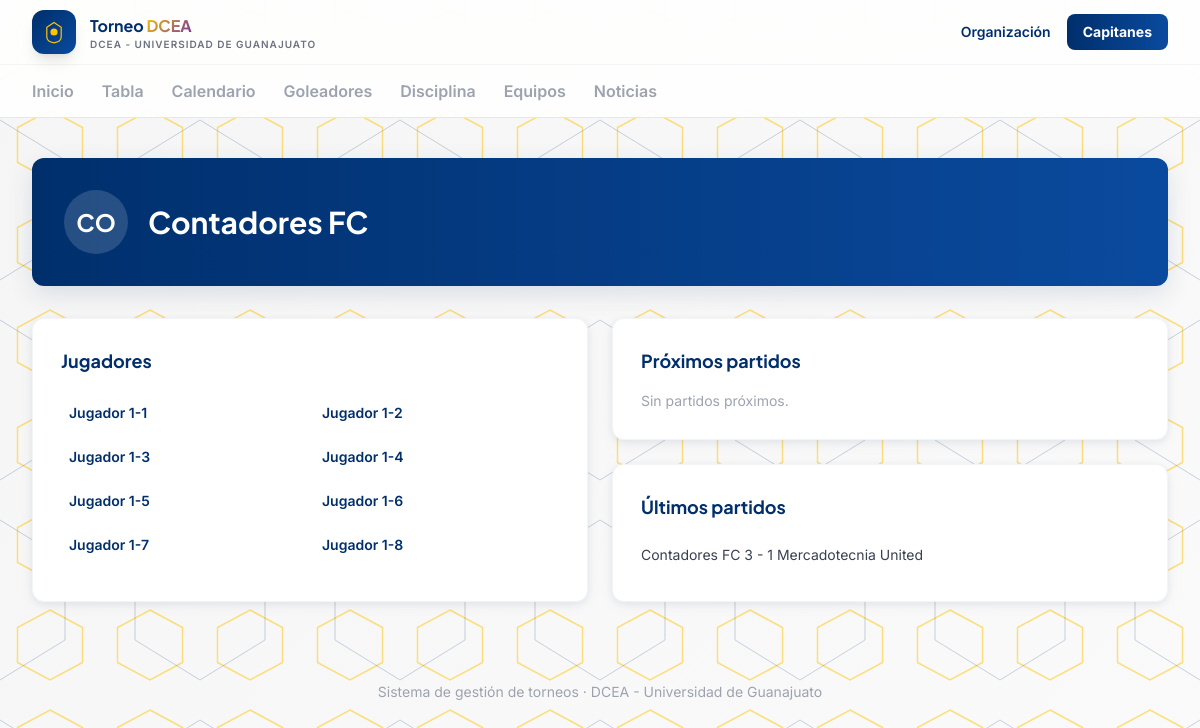
Screenshot of /equipos/1 with the database file from the repository.
### app/models/core.py (models this page shows)
class Organizacion(db.Model):
    __tablename__ = "organizaciones"
    id = db.Column(db.Integer, primary_key=True)
    nombre = db.Column(db.String(150), nullable=False)
    logo_url = db.Column(db.String(300))
    torneos = db.relationship("Torneo", backref="organizacion", lazy=True)
    equipos = db.relationship("Equipo", backref="organizacion", lazy=True)
    canchas = db.relationship("Cancha", backref="organizacion", lazy=True)
    arbitros = db.relationship("Arbitro", backref="organizacion", lazy=True)
    noticias = db.relationship("Noticia", backref="organizacion", lazy=True)

### app/models/equipos.py (models this page shows, shortened)
class Equipo(db.Model):
    __tablename__ = "equipos"
    id = db.Column(db.Integer, primary_key=True)
    organizacion_id = db.Column(db.Integer, db.ForeignKey("organizaciones.id"), nullable=False)
    nombre = db.Column(db.String(120), nullable=False)
    escudo_url = db.Column(db.String(300))
    capitan_id = db.Column(db.Integer, db.ForeignKey("usuarios.id"))
    inscripciones = db.relationship("Inscripcion", backref="equipo", lazy=True)
    rosters = db.relationship("Roster", backref="equipo", lazy=True)
    def jugadores_temporada(self, temporada_id):
        return [r.jugador for r in self.rosters if r.temporada_id == temporada_id]
    def partidos(self):
        from app.models.partidos import Partido
        return Partido.query.filter(
            db.or_(Partido.equipo_local_id == self.id, Partido.equipo_visitante_id == self.id)
        ).all()

class Jugador(db.Model):
    __tablename__ = "jugadores"
    id = db.Column(db.Integer, primary_key=True)
    usuario_id = db.Column(db.Integer, db.ForeignKey("usuarios.id"))
    nombre = db.Column(db.String(120), nullable=False)
    foto_url = db.Column(db.String(300))
    fecha_nacimiento = db.Column(db.Date)
    rosters = db.relationship("Roster", backref="jugador", lazy=True)

### app/models/partidos.py (models this page shows, shortened)
class Partido(db.Model):
    __tablename__ = "partidos"
    id = db.Column(db.Integer, primary_key=True)
    jornada_id = db.Column(db.Integer, db.ForeignKey("jornadas.id"), nullable=False)
    equipo_local_id = db.Column(db.Integer, db.ForeignKey("equipos.id"), nullable=False)
    equipo_visitante_id = db.Column(db.Integer, db.ForeignKey("equipos.id"), nullable=False)
    cancha_id = db.Column(db.Integer, db.ForeignKey("canchas.id"))
    arbitro_id = db.Column(db.Integer, db.ForeignKey("arbitros.id"))
    fecha = db.Column(db.Date, nullable=False)
    hora = db.Column(db.Time, nullable=False)
    estado = db.Column(db.String(20), default="programado")
    resultado_local = db.Column(db.Integer)
    resultado_visitante = db.Column(db.Integer)
    nota = db.Column(db.String(300))  # motivo de suspension, etc.
    costo_arbitraje = db.Column(db.Integer, default=400)
    arbitraje_pagado_local = db.Column(db.Boolean, default=False)
    arbitraje_pagado_visitante = db.Column(db.Boolean, default=False)
    recordatorio_dia_antes_enviado = db.Column(db.Boolean, default=False)
    recordatorio_hora_antes_enviado = db.Column(db.Boolean, default=False)
    equipo_local = db.relationship("Equipo", foreign_keys=[equipo_local_id])
    equipo_visitante = db.relationship("Equipo", foreign_keys=[equipo_visitante_id])
    eventos = db.relationship("EventoPartido", backref="partido", lazy=True)
    detalles = db.relationship("DetallePartidoEquipo", backref="partido", lazy=True)

### app/routes/public.py (the view)
@public_bp.route("/equipos/<int:equipo_id>")
def equipo_detalle(equipo_id):
    equipo = Equipo.query.get_or_404(equipo_id)
    temporada = Temporada.query.first()
    jugadores = equipo.jugadores_temporada(temporada.id) if temporada else []
    partidos = sorted(equipo.partidos(), key=lambda p: p.fecha)
    proximos = [p for p in partidos if p.estado == "programado"]
    jugados = [p for p in partidos if p.estado == "jugado"]
    return render_template(
        "public/equipo.html", equipo=equipo, jugadores=jugadores,
        proximos=proximos, jugados=jugados,
    )

### app/templates/public/equipo.html (shortened to what this page needs)
{% extends "public/base.html" %}
{% block content %}
<div class="bg-gradient-to-r from-navy to-navy-light rounded-xl shadow-elevation p-8 text-white mb-8 flex items-center gap-5">
  <div class="w-16 h-16 rounded-full bg-white/15 flex items-center justify-center text-white font-display font-bold text-2xl flex-shrink-0">
    {{ equipo.nombre[:2].upper() }}
  </div>
  <h1 class="font-display text-2xl sm:text-3xl font-bold">{{ equipo.nombre }}</h1>
</div>
<div class="grid lg:grid-cols-2 gap-6">
  <div class="bg-white rounded-xl shadow-card border border-gray-100 p-7">
    <h3 class="font-display text-lg font-bold text-navy mb-5">Jugadores</h3>
    {% if jugadores %}
      <div class="grid sm:grid-cols-2 gap-2">
        {% for j in jugadores %}
          <a href="{{ url_for('public.jugador_detalle', jugador_id=j.id) }}" class="text-sm font-semibold text-navy hover:text-gold-dark p-2 rounded-lg hover:bg-gray-50">{{ j.nombre }}</a>
        {% endfor %}
      </div>
    {% else %}
      <p class="text-gray-400 text-sm">Sin jugadores registrados.</p>
    {% endif %}
  </div>
  <div class="space-y-6">
    <div class="bg-white rounded-xl shadow-card border border-gray-100 p-7">
      <h3 class="font-display text-lg font-bold text-navy mb-4">Próximos partidos</h3>
      {% for p in proximos %}
        <div class="flex items-center justify-between py-2 border-b border-gray-100 last:border-0">
          <span class="text-sm text-gray-700">{{ p.equipo_local.nombre }} vs {{ p.equipo_visitante.nombre }}</span>
          <span class="text-xs text-gray-500 font-semibold">{{ p.fecha.strftime('%d/%m') }}</span>
        </div>
      {% else %}
        <p class="text-gray-400 text-sm">Sin partidos próximos.</p>
      {% endfor %}
    </div>
    <div class="bg-white rounded-xl shadow-card border border-gray-100 p-7">
      <h3 class="font-display text-lg font-bold text-navy mb-4">Últimos partidos</h3>
      {% for p in jugados[-5:] %}
        <a href="{{ url_for('public.partido_detalle', partido_id=p.id) }}" class="flex items-center justify-between py-2 border-b border-gray-100 last:border-0 hover:text-gold-dark">
          <span class="text-sm text-gray-700">{{ p.equipo_local.nombre }} {{ p.resultado_local }} - {{ p.resultado_visitante }} {{ p.equipo_visitante.nombre }}</span>
        </a>
      {% else %}
        <p class="text-gray-400 text-sm">Sin partidos jugados.</p>
      {% endfor %}
    </div>
  </div>
</div>
{% endblock %}

### app/templates/public/base.html (shortened to what this page needs)
<!DOCTYPE html>
<html lang="es">
<head>
<script src="https://cdn.tailwindcss.com"></script>
</head>
<body>
<header class="sticky top-0 z-40 bg-white/85 backdrop-blur-xl border-b border-gray-200">
  <div class="max-w-7xl mx-auto px-5 sm:px-8 h-16 flex items-center justify-between">
    <a href="{{ url_for('public.home') }}" class="flex items-center gap-3.5">
      <div class="w-11 h-11 rounded-xl bg-gradient-to-br from-navy to-navy-light flex items-center justify-center shadow-lg">
        <svg width="24" height="24" viewBox="0 0 40 40" fill="none">
          <path d="M20 4 L32 12 V28 C32 34 28 37 20 38 C12 37 8 34 8 28 V12 Z" stroke="#FFC400" stroke-width="2" fill="none"/>
          <circle cx="20" cy="20" r="6" fill="#FFC400"/>
        </svg>
      </div>
      <div class="leading-tight">
        <p class="font-display font-bold text-navy text-[15px] sm:text-base">Torneo <span class="gradient-accent">DCEA</span></p>
        <p class="text-[10px] text-gray-500 tracking-widest uppercase font-semibold hidden sm:block">{{ organizacion.nombre if organizacion else 'Sitio público' }}</p>
      </div>
    </a>
    <div class="flex items-center gap-4">
      <a href="{{ url_for('admin.login') }}" class="text-sm font-semibold text-navy hover:text-gold hidden sm:inline">Organización</a>
      <a href="{{ url_for('capitan.login') }}" class="bg-gradient-to-r from-navy to-navy-light hover:shadow-lg text-white text-sm font-bold px-4 py-2 rounded-lg transition-all">Capitanes</a>
    </div>
  </div>
  <nav class="max-w-7xl mx-auto px-5 sm:px-8 flex gap-7 border-t border-gray-100 overflow-x-auto">
    {% macro navlink(endpoint, label) %}
      <a href="{{ url_for(endpoint) }}" class="tab-link {{ 'active' if request.endpoint == endpoint }}">{{ label }}</a>
    {% endmacro %}
    {{ navlink('public.home', 'Inicio') }}
    {{ navlink('public.tabla_posiciones', 'Tabla') }}
    {{ navlink('public.calendario', 'Calendario') }}
    {{ navlink('public.goleadores', 'Goleadores') }}
    {{ navlink('public.disciplina', 'Disciplina') }}
    {{ navlink('public.equipos', 'Equipos') }}
    {{ navlink('public.noticias', 'Noticias') }}
  </nav>
</header>
<main class="max-w-7xl mx-auto px-5 sm:px-8 py-10">
  {% block content %}{% endblock %}
</main>
<footer class="text-center py-10 text-gray-400 text-sm">
  Sistema de gestión de torneos &middot; {{ organizacion.nombre if organizacion else '' }}
</footer>
</body>
</html>

### app/templates/public/base.html (style rules this page uses)
* { box-sizing: border-box; }
body { font-family: 'Inter', sans-serif; min-height: 100vh; position: relative; background: linear-gradient(135deg, #F5F5F5 0%, #FAFAFA 100%); overflow-x: hidden; }
body::before { content: ''; position: fixed; top: 0; left: 0; width: 100%; height: 100%; z-index: -2; background-repeat: repeat; background-size: 100px 100px; pointer-events: none; }
body::after { content: ''; position: fixed; top: 0; left: 0; width: 100%; height: 100%; z-index: -2; background-repeat: repeat; background-size: 200px 200px; background-position: 100px 100px; pointer-events: none; }
main { position: relative; z-index: 1; }
.font-display { font-family: 'Plus Jakarta Sans', sans-serif; }
.tab-link { position: relative; font-weight: 600; color: #9CA3AF; padding: 14px 0; white-space: nowrap; }
.gradient-accent { background: linear-gradient(135deg, #FFC400, #7030A0); -webkit-background-clip: text; -webkit-text-fill-color: transparent; background-clip: text; }

### rows the page displays
Organizacion: nombre "DCEA - UNIVERSIDAD DE GUANAJUATO", nombre "DCEA - Universidad de Guanajuato"
Equipo: nombre "CO", nombre "Contadores FC"
Jugador: nombre "Jugador 1-1"
Jugador: nombre "Jugador 1-2"
Jugador: nombre "Jugador 1-3"
Jugador: nombre "Jugador 1-4"
Jugador: nombre "Jugador 1-5"
Jugador: nombre "Jugador 1-6"
Jugador: nombre "Jugador 1-7"
Jugador: nombre "Jugador 1-8"
Partido: equipo_local.nombre "Contadores FC", resultado_local "3", resultado_visitante "1", equipo_visitante.nombre "Mercadotecnia United"

### other values shown
{{ label }} "Inicio Tabla Calendario Goleadores Disciplina Equipos Noticias"
